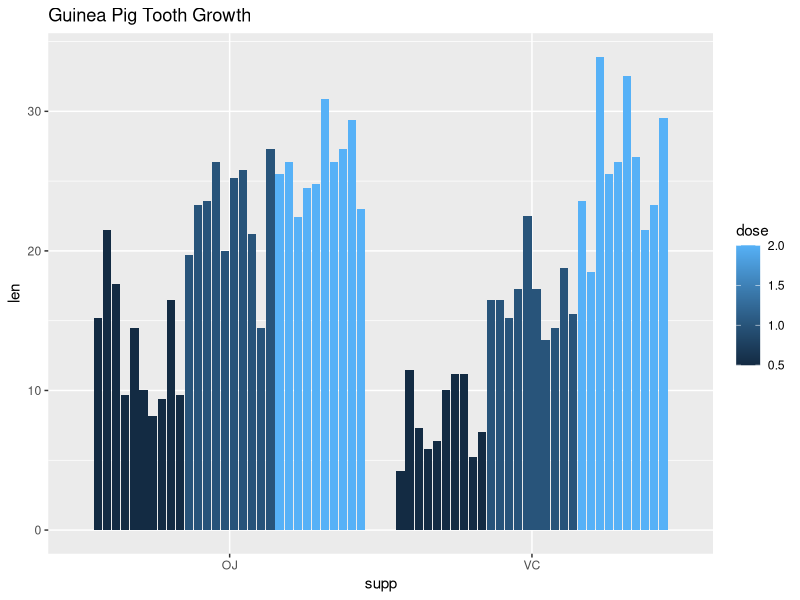
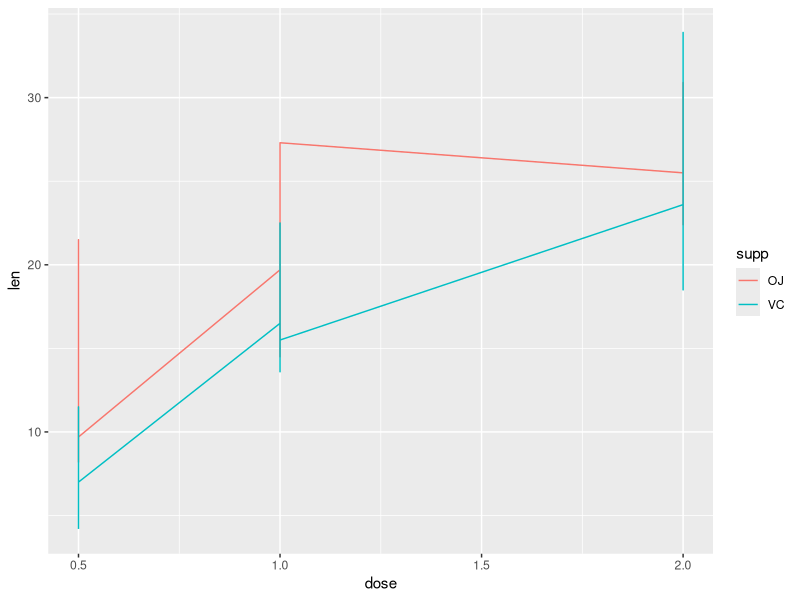

Here is the R script that generated these plots, in order:
library(dplyr)
library(ggplot2)

# Let's look at guinea pig tooth growth!

data(ToothGrowth)

?ToothGrowth

ggplot(data = ToothGrowth, aes(x = supp, y = len)) +
  geom_col(aes(fill = dose), position = "dodge2") +
  labs(title = "Guinea Pig Tooth Growth")

# I'd better start giving my guinea pigs some oj...

ggplot(data = ToothGrowth, (aes(x = dose, y = len))) +
  geom_line(aes(colour = supp))
